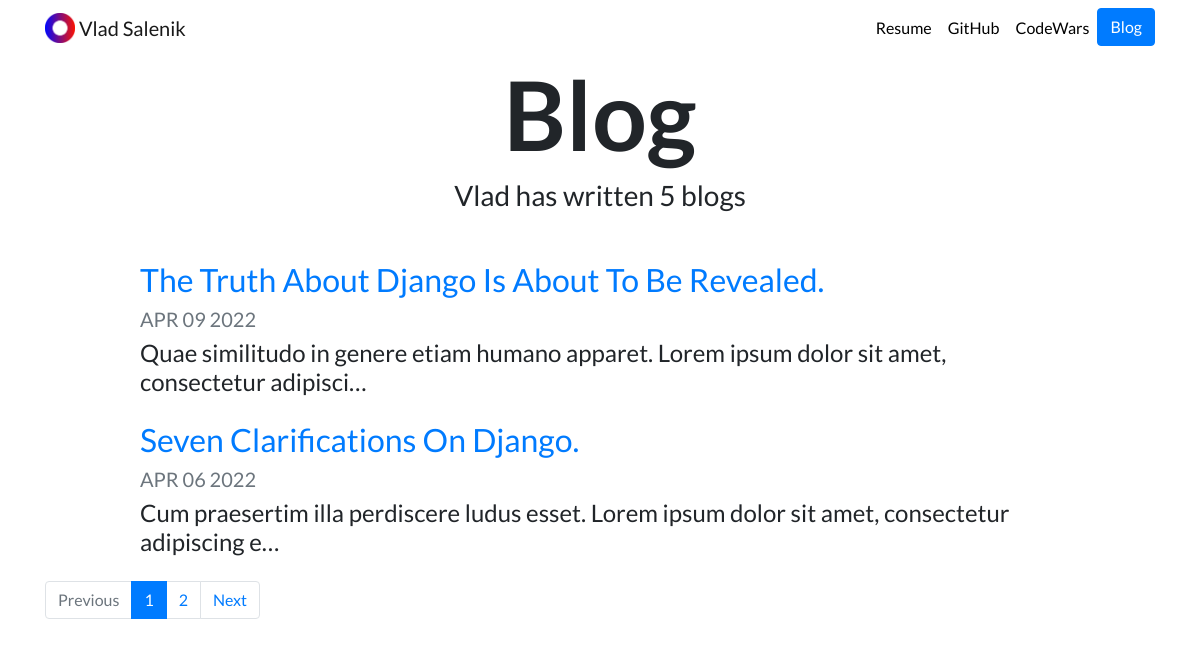
Screenshot of /blog/ with the database file from the repository.
### blog/models.py (models this page shows, shortened)
class Blog(models.Model):
    title = models.CharField(max_length=200)
    description = models.TextField()
    date = models.DateField()

### blog/views.py (the view)
# urls.py: path('', views.posts_list, name='all_blogs'),
def posts_list(request):
    posts = Blog.objects.order_by('-date')
    how_much_posts_all = posts.count()
    how_much_posts_on_page = 2
    paginator = Paginator(posts, how_much_posts_on_page)
    page_number = request.GET.get('page', default=1)
    page = paginator.get_page(page_number)
    return render(request, 'blog/all_blogs.html', {'posts': page, 'pag': how_much_posts_all, 'pag_2': how_much_posts_on_page})

### blog/templates/blog/all_blogs.html
{% extends "portfolio/base.html" %}
{% load static %}
{% block content %}
<h1 id="blogtitle" class="font-weight-bold text-center">Blog</h1>
<h3 class="text-center mb-5">Vlad has written {{ pag }} blog{{ pag|pluralize }}</h3>
{% for post in posts %}
<div class="row justify-content-center my-3">
  <div class="col-md-10">
    <a href="{% url 'blog:detail' post.id %}">
      <h2>{{ post.title }}</h2>
    </a>
    <h5 class="text-muted">{{ post.date|date:'M d Y'|upper }}</h5>
    <h4>{{ post.description|striptags|truncatechars:100 }}</h4>
  </div>
</div>
{% endfor %}
{% if pag_2 < pag %}
    <nav aria-label="Page navigation">
      <ul class="pagination">
        {% if posts.has_previous %}
                <li class="page-item">
                  <a class="page-link" href="?page={{ posts.previous_page_number }}">Previous</a>
                </li>
        {% else %}
            <li class="page-item disabled">
                <a class="page-link" >Previous</a>
            </li>
        {% endif %}
        {% for p in posts.paginator.page_range %}
            {% if p == posts.number %}
                <li class="page-item active" aria-current="page">
                    <a class="page-link" href="?page={{ p }}">{{ p }}</a>
                </li>
            {% elif p > posts.number|add:-2 and p < posts.number|add:2 %}
                <li class="page-item">
                <a class="page-link" href="?page={{ p }}">{{ p }}</a>
                </li>
            {% endif %}
        {% endfor %}
        {% if posts.has_next %}
                <li class="page-item">
                  <a class="page-link" href="?page={{ posts.next_page_number }}">Next</a>
                </li>
        {% else %}
            <li class="page-item disabled">
                  <a class="page-link">Next</a>
            </li>
        {% endif %}
      </ul>
    </nav>
{% endif %}
{% endblock %}

### portfolio/static/portfolio/custom.css (style rules this page uses)
body { font-family: 'Lato', sans-serif; }
#blogtitle { font-size: 6rem; }

### rows the page displays
Blog: title "The Truth About Django Is About To Be Revealed.", date "APR 09 2022", description "Quae similitudo in genere etiam humano apparet. Lorem ipsum dolor sit amet, consectetur adipisci…"
Blog: title "Seven Clarifications On Django.", date "APR 06 2022", description "Cum praesertim illa perdiscere ludus esset. Lorem ipsum dolor sit amet, consectetur adipiscing e…"

### other values shown
{{ pag }} "5"
{{ p }} "1"
{{ p }} "2"
